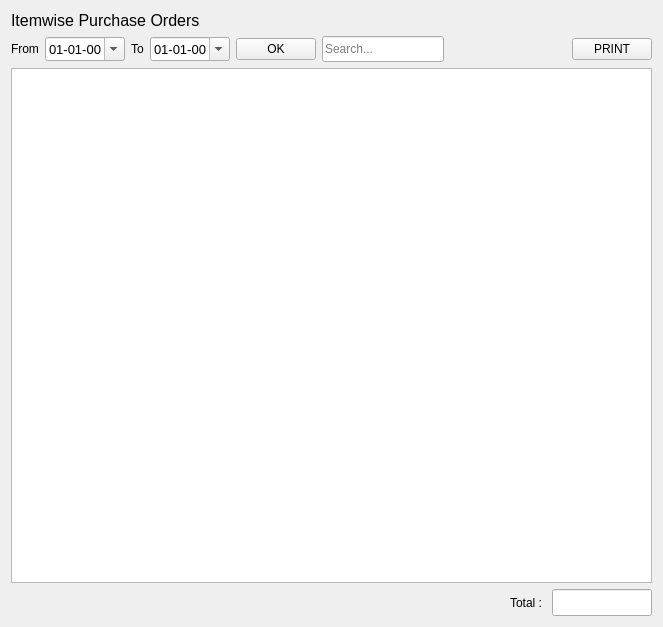
<?xml version="1.0" encoding="UTF-8"?>
<ui version="4.0">
 <class>POItemwiseReport</class>
 <widget class="QWidget" name="POItemwiseReport">
  <property name="geometry">
   <rect>
    <x>0</x>
    <y>0</y>
    <width>663</width>
    <height>627</height>
   </rect>
  </property>
  <property name="windowTitle">
   <string>Form</string>
  </property>
  <layout class="QVBoxLayout" name="verticalLayout">
   <item>
    <widget class="QLabel" name="label_3">
     <property name="font">
      <font>
       <pointsize>12</pointsize>
      </font>
     </property>
     <property name="text">
      <string>Itemwise Purchase Orders</string>
     </property>
    </widget>
   </item>
   <item>
    <layout class="QHBoxLayout" name="horizontalLayout">
     <item>
      <widget class="QLabel" name="label">
       <property name="text">
        <string>From</string>
       </property>
      </widget>
     </item>
     <item>
      <widget class="QDateEdit" name="fromDate">
       <property name="minimumSize">
        <size>
         <width>80</width>
         <height>0</height>
        </size>
       </property>
       <property name="font">
        <font>
         <pointsize>10</pointsize>
        </font>
       </property>
       <property name="displayFormat">
        <string>dd-MM-yy</string>
       </property>
       <property name="calendarPopup">
        <bool>true</bool>
       </property>
      </widget>
     </item>
     <item>
      <widget class="QLabel" name="label_2">
       <property name="text">
        <string>To</string>
       </property>
      </widget>
     </item>
     <item>
      <widget class="QDateEdit" name="toDate">
       <property name="minimumSize">
        <size>
         <width>80</width>
         <height>0</height>
        </size>
       </property>
       <property name="font">
        <font>
         <pointsize>10</pointsize>
        </font>
       </property>
       <property name="displayFormat">
        <string>dd-MM-yy</string>
       </property>
       <property name="calendarPopup">
        <bool>true</bool>
       </property>
      </widget>
     </item>
     <item>
      <widget class="QPushButton" name="okButton">
       <property name="text">
        <string>OK</string>
       </property>
      </widget>
     </item>
     <item>
      <widget class="QLineEdit" name="searchLine">
       <property name="minimumSize">
        <size>
         <width>0</width>
         <height>26</height>
        </size>
       </property>
       <property name="placeholderText">
        <string>Search...</string>
       </property>
      </widget>
     </item>
     <item>
      <spacer name="horizontalSpacer">
       <property name="orientation">
        <enum>Qt::Horizontal</enum>
       </property>
       <property name="sizeHint" stdset="0">
        <size>
         <width>40</width>
         <height>20</height>
        </size>
       </property>
      </spacer>
     </item>
     <item>
      <widget class="QPushButton" name="printButton">
       <property name="text">
        <string>PRINT</string>
       </property>
      </widget>
     </item>
    </layout>
   </item>
   <item>
    <widget class="QTableView" name="tableView">
     <property name="selectionBehavior">
      <enum>QAbstractItemView::SelectRows</enum>
     </property>
    </widget>
   </item>
   <item>
    <layout class="QHBoxLayout" name="horizontalLayout_2">
     <item>
      <spacer name="horizontalSpacer_2">
       <property name="orientation">
        <enum>Qt::Horizontal</enum>
       </property>
       <property name="sizeHint" stdset="0">
        <size>
         <width>40</width>
         <height>20</height>
        </size>
       </property>
      </spacer>
     </item>
     <item>
      <widget class="QLabel" name="label_4">
       <property name="text">
        <string>Total : </string>
       </property>
      </widget>
     </item>
     <item>
      <widget class="QLineEdit" name="totalLine">
       <property name="minimumSize">
        <size>
         <width>100</width>
         <height>27</height>
        </size>
       </property>
       <property name="maximumSize">
        <size>
         <width>100</width>
         <height>16777215</height>
        </size>
       </property>
      </widget>
     </item>
    </layout>
   </item>
  </layout>
 </widget>
 <resources/>
 <connections/>
</ui>
